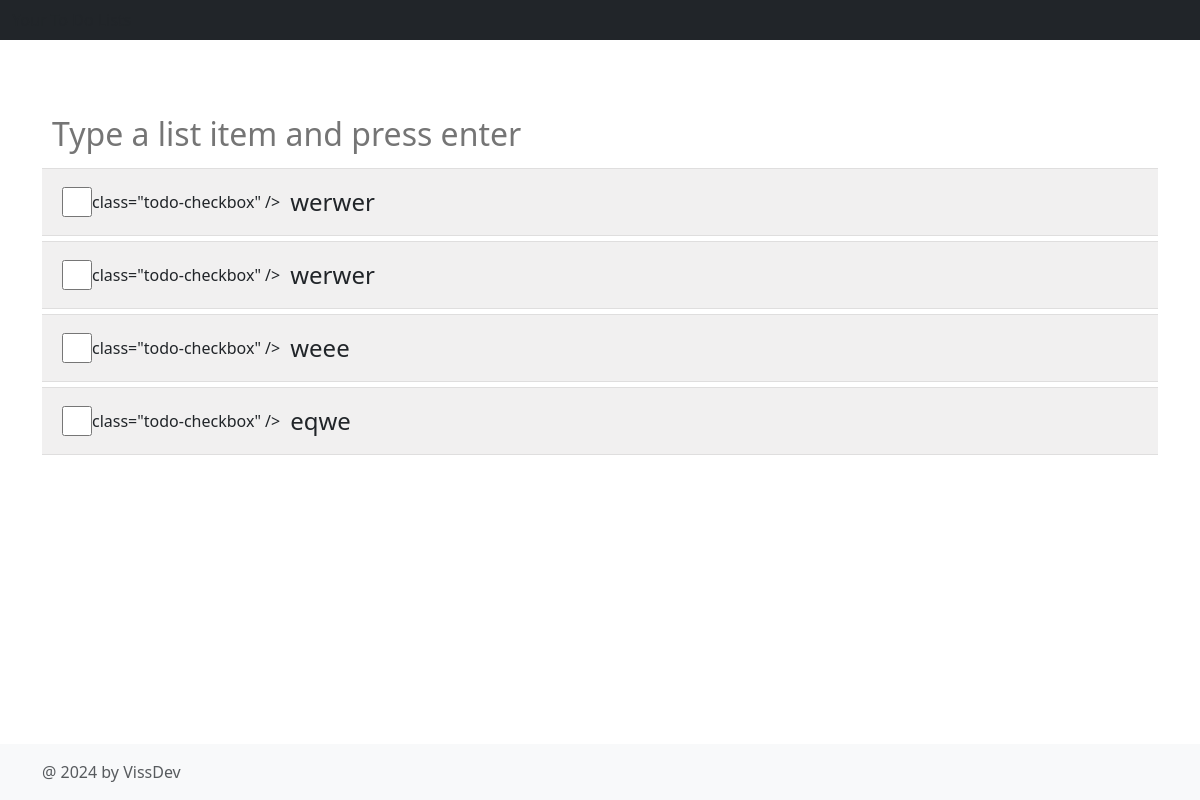
Screenshot of /list-item/3 (signed in) with the database file from the repository.
### main.py (models this page shows)
class ListItem(db.Model):
    __tablename__ = "tbl_list_item"
    id: Mapped[int] = mapped_column(Integer, primary_key=True, autoincrement=True)
    name: Mapped[str] = mapped_column(String, nullable=False)
    status: Mapped[int] = mapped_column(Integer, default=0)
    todo_id: Mapped[int] = mapped_column(Integer, ForeignKey("tbl_todo.id"))
    todo = relationship("ToDo", backref="tbl_list_item")

### main.py (the view)
@app.route("/list-item/<int:todo_id>")
@login_required
def view_list(todo_id):
    list_items = db.session.execute(db.select(ListItem).where(ListItem.todo_id == todo_id)).scalars()
    todo = db.session.execute(db.select(ToDo).where(ToDo.id == todo_id)).scalar()
    return render_template("list.html", list_items=list_items, todo=todo)

### main.py (called while the page is built)
@login_manager.user_loader
def user_loader(user_id):
    return db.get_or_404(User, user_id)

### templates/list.html (shortened to what this page needs)
{% from "bootstrap5/form.html" import render_form %}
{% extends 'base.html' %}
{% block content %}
    <nav class="navbar navbar-expand-md navbar-dark fixed-top bg-dark">
        <div class="container-fluid">
          <span>Your To Do Lists</span>
        </div>
      </nav>
      <main class="flex-shrink-0">
        <div class="container" id="content">
          <input class="text-color-grey" type="text" id="enter-list-item" placeholder="Type a list item and press enter" />
          <div id="todoList">
              {% for item in list_items %}
              <div class="list-item"><input type="checkbox" {% if condition %}checked{% endif %} > class="todo-checkbox"  /><label class="todo-label">{{ item.name }}</label></div>
              {% endfor %}
          </div>
        </div>
      </main>
{% endblock %}

### static/css/styles.css (style rules this page uses)
#content { margin-top:100px }
html, body { height: 100%; margin: 0; padding: 0; }
body { display: flex; flex-direction: column; justify-content: space-between; }
.text-color-grey { color: grey; }
#enter-list-item { padding: 10px; font-size: 2rem; width: 100%; border: 0px solid; }
.list-item label { padding: 10px; font-size: 24px;; }
.list-item input { width: 30px; height: 30px; }
.list-item { display: flex; align-items: center; background-color: rgb(241, 240, 240); padding: 5px; padding-left:20px; border-top: solid 1px rgb(223, 222, 222); border-bottom: solid 1px rgb(223, 222, 222); margin-bottom: 5px; }

### rows the page displays
ListItem: name "werwer"
ListItem: name "werwer"
ListItem: name "weee"
ListItem: name "eqwe"
